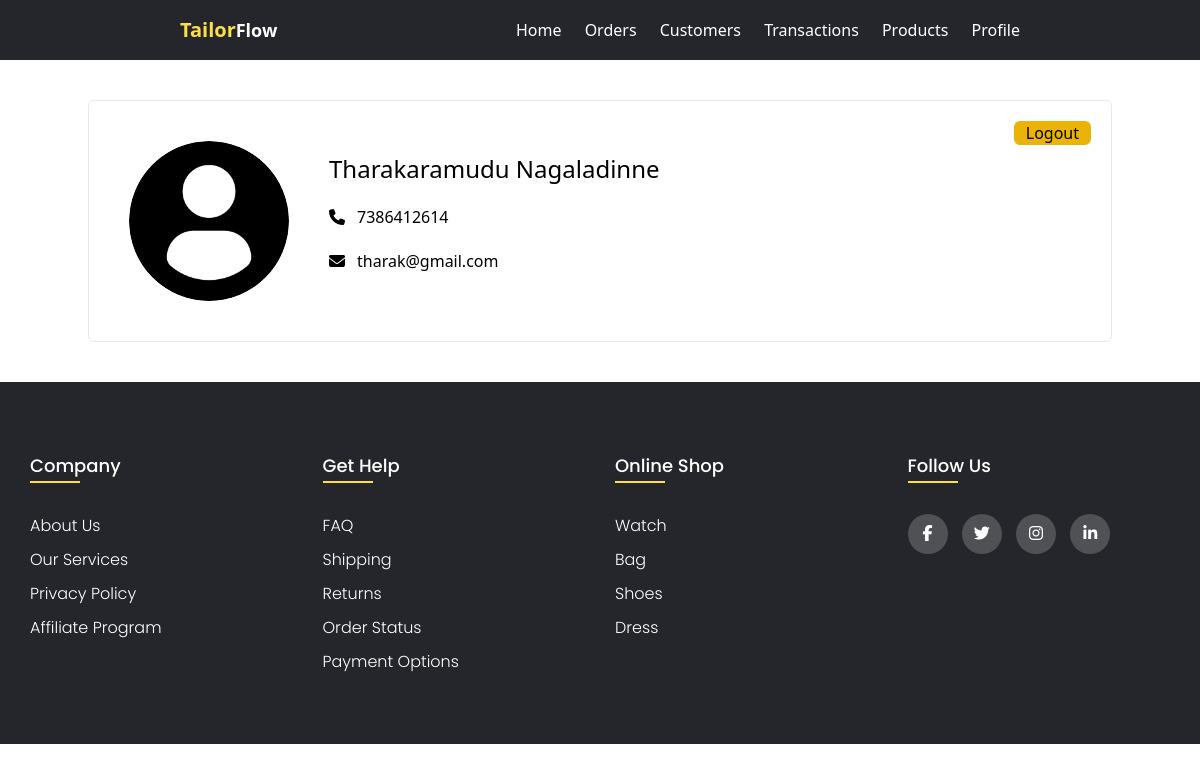
Before: /profile/ (signed in) with the older database file.
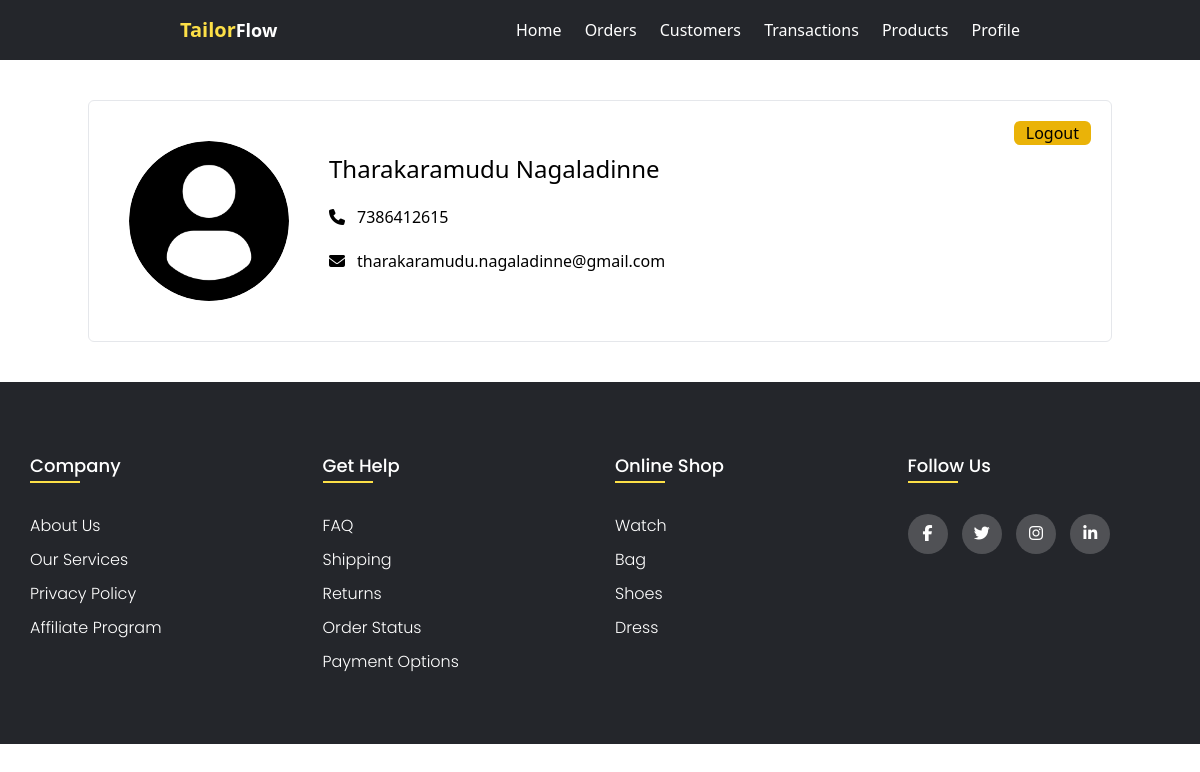
After: the same page with the newer database file.
### apps/tailors/models.py (models this page shows)
class TailorUser(AbstractUser):
    phone = models.CharField(max_length=15,blank=True, null=True,unique=True)
    profile = models.ImageField(blank=True,upload_to='tailor_profiles/',default='default/profile-user.png')
    email = models.EmailField(unique=True)

### apps/tailors/views.py (the view)
# urls.py: path('profile/',views.profile,name='profile'),
@login_required
def profile(request):
    user = request.user
    if request.method == "POST":
        logout(request)
        return redirect(tailor_login)
    return render(request,'tailors/profile.html',context={'user':user})

### apps/tailors/templates/tailors/profile.html (shortened to what this page needs)
{% extends 'base.html'%}
{% block content%}
    <form action="" method="post">
        <section class="tailor-details-section sm:p-10">
            <div class="tailor-details-content max-w-5xl mx-auto">
                <div class="profile-card flex flex-col sm:flex-row border sm:p-10 p-5 relative text-center sm:text-left items-center sm:items-start rounded-md">
                    <div class="img-container sm:mr-10 mb-2 sm:mb-0">
                        <img class=" sm:h-40 sm:w-40 h-20 w-20 rounded-full" src={{user.profile.url}} alt="">
                    </div>
                    <div class="details-container sm:space-y-5 space-y-3">
                        <p class=" text-2xl font-medium sm:pt-3">{{user.first_name}} {{user.last_name}}</p>
                        <p><i class="fa-solid fa-phone mr-3"></i>{{user.phone}}</p>
                        <div class="email-location flex sm:flex-row flex-col flex-wrap justify-center sm:justify-normal items-center sm:items-start space-y-3 sm:space-y-0">
                            <div class=" flex items-center sm:mr-4 sm:mb-2"><i class="fa-solid fa-envelope mr-3"></i>{{user.email}}</div>
                        </div>
                    </div>
                    <div class="absolute top-0 right-0 h-fit w-fit p-2 sm:p-5 flex gap-3">
                        <button  class="logout-btn sm:block hidden bg-yellow-500 px-3 rounded-md ">Logout</button>
                    </div>
                </div>
            </div>
        </section>
    </form>
{%endblock content%}

Changed rows visible on the page:
changed TailorUser "Tharakaramudu": phone "7386412614" → "7386412615"; email "tharak@gmail.com" → "tharakaramudu.nagaladinne@gmail.com"
